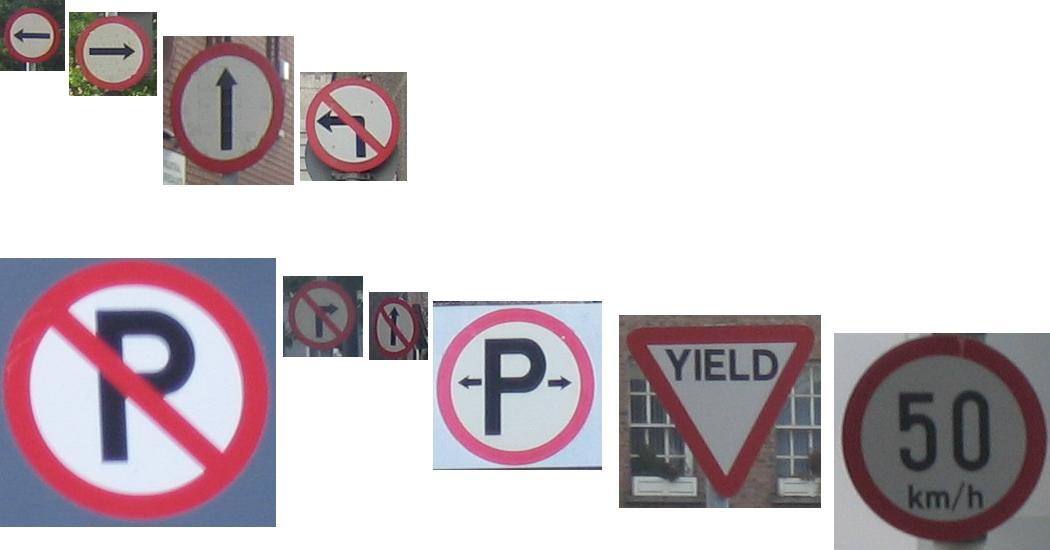
//> input picture trunk/ss/vision/lab2/Road Signs/RealRoadSigns.JPG, 1050 x 550 px
$ ./road_signs   (built with g++ and OpenCV 4)
//> lines starting //> are read from the running program, lines starting //| are printed output that depends on the picture
### ss/vision/assignment2/utilities.h

#define ESC 27

#define PI 3.14159

#define RED_CH 2
#define GREEN_CH 1
#define BLUE_CH 0

#define GETPIXELMACRO( ptr_name, _image, column, row, width_step, pixel_step) \
  unsigned char* ptr_name = (((unsigned char*) _image->imageData)+(row)*(width_step)+(column)*(pixel_step))

#define GETPIXELPTRMACRO( _image, column, row, width_step, pixel_step) \
  (((unsigned char*) _image->imageData)+(row)*(width_step)+(column)*(pixel_step))

#define COPYPIXELMACRO( ptr_name, _image, column, row, width_step, pixel_step, size) \
  memcpy(ptr_name,(unsigned char*) _image->imageData+(row)*(width_step)+(column)*(pixel_step),size)

#define PUTPIXELMACRO( _image, column, row, new_pixel_values, width_step, pixel_step, number_channels) \
  memcpy((_image)->imageData+(row)*(width_step)+(column)*(pixel_step),new_pixel_values,number_channels)

void write_text_on_image(IplImage* image, int top_row, int top_column, char* text);

extern IplImage* image_for_on_mouse_show_values;
extern char* window_name_for_on_mouse_show_values;
void on_mouse_show_values( int event, int x, int y, int flags, void* );

### trunk/ss/vision/lab2/Road Signs/road_signs.cpp
#ifdef _CH_
#pragma package <opencv>
#endif

#include "cv.h"
#include "highgui.h"
#include <stdio.h>
#include <stdlib.h>
#include "../utilities.h"


#define NUM_IMAGES 5

// Locate the red pixels in the source image.
//Tried HSV and HLS. Could not get anything workable
void find_red_points( IplImage* source, IplImage* result, IplImage* temp )
{
	// [13 lines of commented-out code are left out]

	float threshold;
	int width_step=source->widthStep;
	int pixel_step=source->widthStep/source->width;
	int number_channels=source->nChannels;
	cvZero( result );
	unsigned char white_pixel[4] = {255,255,255,0};
	int row=0,col=0;
	// Find all red points in the image
	for (row=0; row < result->height; row++)
		for (col=0; col < result->width; col++)
		{
			unsigned char* curr_point = GETPIXELPTRMACRO( source, col, row, width_step, pixel_step );
			//First get rid of any points where red is not the brightest colour.
			if(( (curr_point[RED_CH]) > curr_point[BLUE_CH]) && ((curr_point[RED_CH]) > curr_point[GREEN_CH])){

				//Now filter for the red on the road sign. The red is fairly bright so the red channel should be a good bit higher
				//than green and blue. If the overall luminance of the scene is low, than all three channel values will be closer
				//together. Solve this by scaling the threshold, green and blue should be at least 1/5 below red.
				threshold = curr_point[RED_CH] - (curr_point[RED_CH]*  0.2f);
				if (((curr_point[BLUE_CH] < threshold) || (curr_point[GREEN_CH] < threshold)))
				{
					PUTPIXELMACRO( result, col, row, white_pixel, width_step, pixel_step, number_channels );
				}
			}
		}

	// Apply morphological opening and closing operations to clean up the image
	cvMorphologyEx( result, temp, NULL, NULL, CV_MOP_OPEN, 1 );
	cvMorphologyEx( temp, result, NULL, NULL, CV_MOP_CLOSE, 1);


}

CvSeq* connected_components( IplImage* source, IplImage* result )
{
	IplImage* binary_image = cvCreateImage( cvGetSize(source), 8, 1 );
	cvConvertImage( source, binary_image );
	CvMemStorage* storage = cvCreateMemStorage(0);
	CvSeq* contours = 0;
	cvThreshold( binary_image, binary_image, 1, 255, CV_THRESH_BINARY );
	cvFindContours( binary_image, storage, &contours, sizeof(CvContour),	CV_RETR_CCOMP, CV_CHAIN_APPROX_SIMPLE );
	if (result)
	{
		cvZero( result );
		for(CvSeq* contour = contours ; contour != 0; contour = contour->h_next )
		{
			CvScalar color = CV_RGB( rand()&255, rand()&255, rand()&255 );
			/* replace CV_FILLED with 1 to see the outlines */
			cvDrawContours( result, contour, color, color, -1, CV_FILLED, 8 );
		}
	}
	return contours;
}

//Tested, works 100%
void invert_image( IplImage* source, IplImage* result )
{
	// TO DO:  Write code to invert all points in the source image (i.e. for each channel for each pixel in the result
	//        image the value should be 255 less the corresponding value in the source image).
	int width_step=source->widthStep;
	int pixel_step=source->widthStep/source->width;
	int n_channels=source->nChannels;
	cvZero(result);


	int threshold = 70;

	cvZero(result);
	int row = 0, col = 0, chan = 0;
	unsigned char white[4] = {255,255,255,0};


	for(row=0; row < result->height; row++){
		for(col=0; col < result->width; col++){
			unsigned char * curr_point = GETPIXELPTRMACRO(source, col, row, width_step, pixel_step);
			unsigned char * result_point = GETPIXELPTRMACRO(result, col, row, width_step, pixel_step);
			//white = {255,255,255,0};
			for(chan = 0; chan < n_channels; chan++){
				result_point[chan] = 255 - curr_point[chan];
			}
			PUTPIXELMACRO(result, col, row, white, width_step, pixel_step, n_channels);
		}
	}


}

IplImage * drawHist(CvHistogram * hist, float scaleX=1, float scaleY=1){
	float max = 0;
	cvGetMinMaxHistValue(hist, 0, &max, 0, 0);


	IplImage * imgHist = cvCreateImage(cvSize(256*scaleX, 64*scaleY), 8 ,1);
	cvZero(imgHist);
	float most = 0;

	for(int i = 0; i<255; i++){
		float value = cvQueryHistValue_1D(hist, i);
		float nextValue = cvQueryHistValue_1D(hist, i+1);
		if(most < value) most = value;

		//Draw a poly showing the change between this and the next point
		//along the top. (A bar) I have no idea how the math works, come back to this
		CvPoint pt1 = cvPoint(i*scaleX, 64*scaleY);
		CvPoint pt2 = cvPoint(i*scaleX+scaleX, 64*scaleY);
		CvPoint pt3 = cvPoint(i*scaleX+scaleX, (64-nextValue*64/max)*scaleY);
		CvPoint pt4 = cvPoint(i*scaleX, (64-value*64/max)*scaleY);

		CvPoint pts[] = {pt1, pt2, pt3, pt4, pt1};
		//5 == num of points
		cvFillConvexPoly(imgHist, pts, 5, cvScalar(255));

	}
	return imgHist;
}

// Assumes a 1D histogram of 256 elements.
//From looking at the histogram we can see 3 very clear peaks
//TODO, check for divide by 0 properly
int determine_optimal_threshold( CvHistogram* hist )
{
	// TO DO:  Given a 1-D CvHistogram you need to determine and return the optimal threshold value.

	// NOTES:  Assume there are 256 elements in the histogram.
	//         To get the histogram value at index i
	//            int histogram_value_at_i = ((int) *cvGetHistValue_1D(hist, i));

	int threshold;
	//Casting this to an int will introduce rounding errors but we can live with that
	float threshNext = 127;

	float sum_bg;
	float sum_fg;
	float num_bg;
	float num_fg;
	int i, value;
	do{
		//Set to one to avoid divide by zero errors and other such nastiness
		//Could use exception handling but this seems acceptable
		sum_bg = 1;
		sum_fg = 1;
		num_bg = 1;
		num_fg = 1;
		//Get sum of bg
		threshold = (int)threshNext;
		//fprintf(stderr,"%d\n", threshold);
		for(i = 0; i < threshold; i++){
			value = ((int) * cvGetHistValue_1D(hist, i));
			sum_bg += (float)(value *i);
			num_bg += (float)value;
		}
		//get sum of fg
		for(i; i < 256; i++){
			value = ((int) * cvGetHistValue_1D(hist, i));
			sum_fg += (float)(value *i);
			num_fg += (float)value;
		}
		sum_bg = (float)sum_bg / (float)num_bg;
		sum_fg = (float)sum_fg / (float)num_fg;
		threshNext = ((sum_bg + sum_fg)/2); //PLACEHOLDER
		//printf("Next %f %d\n", threshNext, (int) threshNext);

	}while(threshold != (int)threshNext);
	//}while(0);
	return threshold+10;
}

void apply_threshold_with_mask(IplImage* grayscale_image,IplImage* result_image,IplImage* mask_image,int threshold)
{
	// TO DO:  Apply binary thresholding to those points in the passed grayscale_image which correspond to non-zero
	//        points in the passed mask_image.  The binary results (0 or 255) should be stored in the result_image.
	int row = 0;
	int col = 0;
	//cvConvertImage(result_image, result_image);
	int width_step = grayscale_image->widthStep;
	int pixel_step = grayscale_image->widthStep / grayscale_image->width;
	int n_channels= grayscale_image->nChannels;
	//Just a quick check to see if I can use the same step for all images. Turns out I can. Spoke too soon
	//printf("%d %d %d\n", width_step, pixel_step, n_channels);

	int result_width_step = result_image->widthStep;
	int result_pixel_step = result_image->widthStep / result_image->width;
	int result_channels = result_image->nChannels;
	//cvZero(result_image);
	unsigned char white[4] = {255,255,255,0};
	unsigned char black[4] = {0,0,0,0};

	for(row = 0; row < grayscale_image->height; row++){
		for(col = 0; col < grayscale_image->width; col++){
			unsigned char * mask_point = GETPIXELPTRMACRO(mask_image, col, row, width_step, pixel_step);
			if(mask_point[0] != 0){ //Taken as 255 means apply the mask
				//printf("%d\n", mask_point[0]);
				unsigned char * grey_point = GETPIXELPTRMACRO(grayscale_image, col, row, width_step, pixel_step);
				//If greater than or equal to thresh we want the pixel
				if(grey_point[0] >= threshold){
					PUTPIXELMACRO(result_image, col, row, white, result_width_step, result_pixel_step, result_channels);
				}else{
					PUTPIXELMACRO(result_image, col, row, black, result_width_step, result_pixel_step, result_channels);
				}
			}
		}
	}
}

void determine_optimal_sign_classification( IplImage* original_image, IplImage* red_point_image, CvSeq* red_components, CvSeq* background_components, IplImage* result_image )
{
	int width_step=original_image->widthStep;
	int pixel_step=original_image->widthStep/original_image->width;
	IplImage* mask_image = cvCreateImage( cvGetSize(original_image), 8, 1 );
	IplImage* grayscale_image = cvCreateImage( cvGetSize(original_image), 8, 1 );
	cvConvertImage( original_image, grayscale_image );
	IplImage* thresholded_image = cvCreateImage( cvGetSize(original_image), 8, 1 );
	cvZero( thresholded_image );
	cvZero( result_image );
	int row=0,col=0;
	CvSeq* curr_red_region = red_components;
	// For every connected red component
	while (curr_red_region != NULL)
	{
		cvZero( mask_image );
		CvScalar color = CV_RGB( 255, 255, 255 );
		CvScalar mask_value = cvScalar( 255 );
		// Determine which background components are contained within the red component (i.e. holes)
		//  and create a binary mask of those background components.
		CvSeq* curr_background_region = curr_red_region->v_next;
		if (curr_background_region != NULL)
		{
			while (curr_background_region != NULL)
			{
				cvDrawContours( mask_image, curr_background_region, mask_value, mask_value, -1, CV_FILLED, 8 );
				cvDrawContours( result_image, curr_background_region, color, color, -1, CV_FILLED, 8 );
				curr_background_region = curr_background_region->h_next;
			}
			int hist_size=256;
			CvHistogram* hist = cvCreateHist( 1, &hist_size, CV_HIST_ARRAY );

			cvCalcHist( &grayscale_image, hist, 0, mask_image );
			// Determine an optimal threshold on the points within those components (using the mask)
			int optimal_threshold = determine_optimal_threshold( hist );
			apply_threshold_with_mask(grayscale_image,result_image,mask_image,optimal_threshold);
			IplImage * histImage = drawHist(hist, 3, 3);
			cvShowImage("Debug", histImage);
		}
		curr_red_region = curr_red_region->h_next;

	}

	unsigned char black[4] = {0,0,0,0};

	for (row=0; row < result_image->height; row++)
	{
		unsigned char* curr_red = GETPIXELPTRMACRO( red_point_image, 0, row, width_step, pixel_step );
		unsigned char* curr_result = GETPIXELPTRMACRO( result_image, 0, row, width_step, pixel_step );
		for (col=0; col < result_image->width; col++)
		{
			curr_red += pixel_step;
			curr_result += pixel_step;
			if (curr_red[0] > 0)
				curr_result[2] = 255; //Is this not ment to turn it black? Not red
				//curr_result = black;
		}
	}

	cvReleaseImage( &mask_image );
}

int main( int argc, char** argv )
{
	int selected_image_num = 1;
	char show_ch = 's';
	IplImage* images[NUM_IMAGES];
	IplImage* selected_image = NULL;
	IplImage* temp_image = NULL;
	IplImage* red_point_image = NULL;
	IplImage* connected_reds_image = NULL;
	IplImage* connected_background_image = NULL;
	IplImage* result_image = NULL;
	CvSeq* red_components = NULL;
	CvSeq* background_components = NULL;

	// Load all the images. (Why you loop??)
	for (int file_num=1; (file_num <= NUM_IMAGES); file_num++)
	{
		if( (images[0] = cvLoadImage("./RealRoadSigns.jpg",-1)) == 0 )
			return 0;
		if( (images[1] = cvLoadImage("./RealRoadSigns2.jpg",-1)) == 0 )
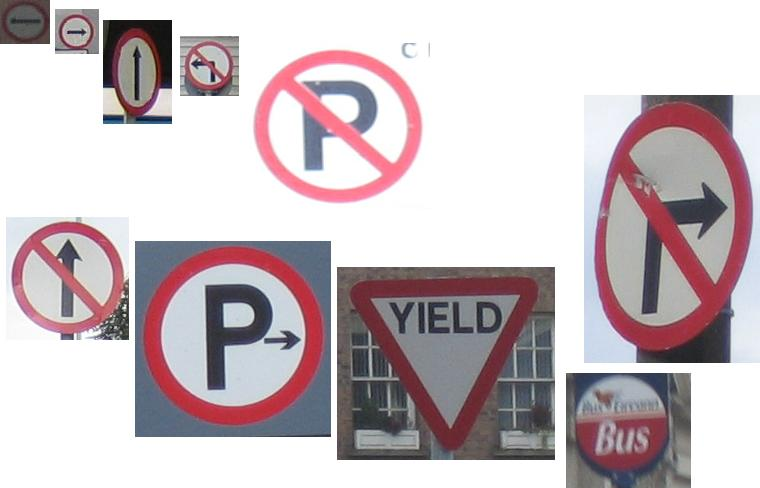
//> input picture trunk/ss/vision/lab2/Road Signs/RealRoadSigns2.JPG, 760 x 488 px
			return 0;
		if( (images[2] = cvLoadImage("./ExampleRoadSigns.jpg",-1)) == 0 )
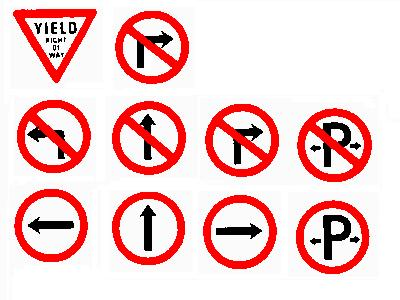
//> input picture trunk/ss/vision/lab2/Road Signs/ExampleRoadSigns.JPG, 400 x 300 px
			return 0;
		if( (images[3] = cvLoadImage("./Parking.jpg",-1)) == 0 )
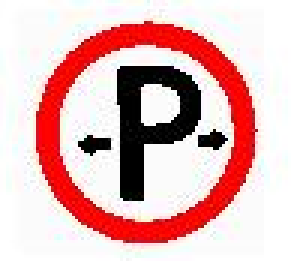
//> input picture trunk/ss/vision/lab2/Road Signs/Parking.JPG, 97 x 87 px (shown 3 times larger)
			return 0;

		if( (images[4] = cvLoadImage("./NoParking.jpg",-1)) == 0 )
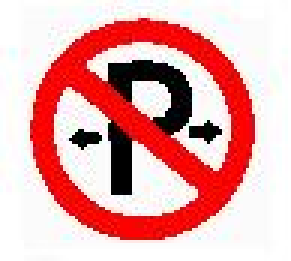
//> input picture trunk/ss/vision/lab2/Road Signs/NoParking.JPG, 97 x 87 px (shown 3 times larger)
			return 0;
	}

	// Explain the User Interface
    printf( "Hot keys: \n"
            "\tESC - quit the program\n"
			"\t1 - Real Road Signs (image 1)\n"
			"\t2 - Real Road Signs (image 2)\n"
			"\t3 - Synthetic Road Signs\n"
			"\t4 - Synthetic Parking Road Sign\n"
			"\t5 - Synthetic No Parking Road Sign\n"
			"\tr - Show red points\n"
			"\tc - Show connected red points\n"
			"\th - Show connected holes (non-red points)\n"
			"\ts - Show optimal signs\n"
			);

	// Create display windows for images
    cvNamedWindow( "Original", 1 );
    cvNamedWindow( "Processed Image", 1 );
    cvNamedWindow( "Debug", 1);

	// Setup mouse callback on the original image so that the user can see image values as they move the
	// cursor over the image.
    cvSetMouseCallback( "Original", on_mouse_show_values, 0 );
	window_name_for_on_mouse_show_values="Original";
	image_for_on_mouse_show_values=selected_image;

	int user_clicked_key = 0;
	do {
		// Create images to do the processing in.
		if (red_point_image != NULL)
		{
			cvReleaseImage( &red_point_image );
			cvReleaseImage( &temp_image );
			cvReleaseImage( &connected_reds_image );
			cvReleaseImage( &connected_background_image );
			cvReleaseImage( &result_image );
		}
		selected_image = images[selected_image_num-1];
		red_point_image = cvCloneImage( selected_image );
		result_image = cvCloneImage( selected_image );
		temp_image = cvCloneImage( selected_image );
		connected_reds_image = cvCloneImage( selected_image );
		connected_background_image = cvCloneImage( selected_image );

		// Process image
		image_for_on_mouse_show_values = selected_image;
		find_red_points( selected_image, red_point_image, temp_image );
		red_components = connected_components( red_point_image, connected_reds_image );
		invert_image( red_point_image, temp_image );
		background_components = connected_components( temp_image, connected_background_image );
		determine_optimal_sign_classification( selected_image, red_point_image, red_components, background_components, result_image );

		// Show the original & result
        cvShowImage( "Original", selected_image );
		do {
			if ((user_clicked_key == 'r') || (user_clicked_key == 'c') || (user_clicked_key == 'h') || (user_clicked_key == 's'))
				show_ch = user_clicked_key;
			switch (show_ch)
			{
			case 'c':
				cvShowImage( "Processed Image", connected_reds_image );
				break;
			case 'h':
				cvShowImage( "Processed Image", connected_background_image );
				break;
			case 'r':
				cvShowImage( "Processed Image", red_point_image );
				break;
			case 's':
			default:
				cvShowImage( "Processed Image", result_image );
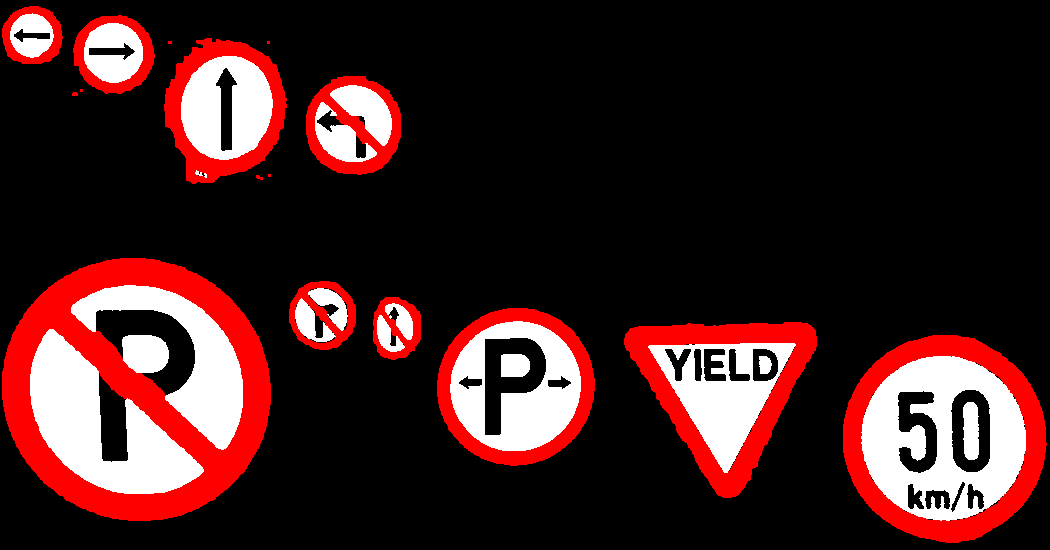
//> window 'Processed Image': 550 rows x 1050 cols, CV_8UC3; mean B, G, R 32.8, 32.8, 63.8
				break;
			}
	        user_clicked_key = (char)cvWaitKey(0);
//> the Esc key is pressed
		} while ((!((user_clicked_key >= '1') && (user_clicked_key <= '0'+NUM_IMAGES))) &&
			     ( user_clicked_key != ESC ));

		if ((user_clicked_key >= '1') && (user_clicked_key <= '0'+NUM_IMAGES))
		{
			selected_image_num = user_clicked_key-'0';
		}

	} while ( user_clicked_key != ESC );

    return 1;
}
